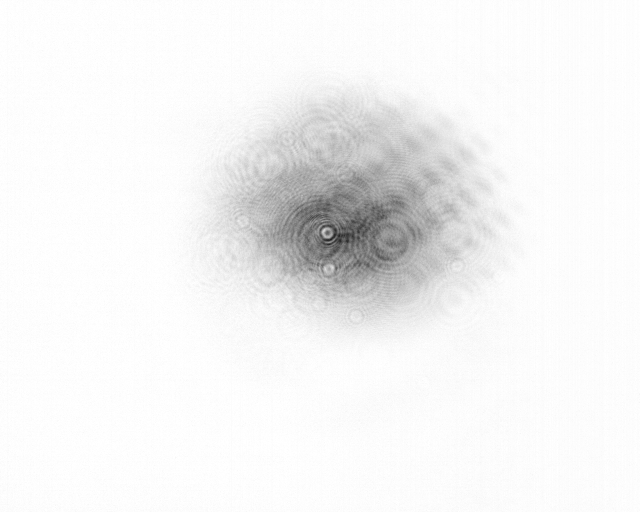
#> input picture HeNe/Gaussian/Divergence/20inch.bmp, 1280 x 1024 px (shown at 1/2 size)
$ jupyter execute ImageAnalysis.ipynb
#> lines starting #> are read from the running program, lines starting #| are printed output that depends on the picture; long printed decimals are rounded
[cell 1]
import numpy as np
import matplotlib.pyplot as plt
from matplotlib.image import imread
from scipy.ndimage import gaussian_filter
import scipy

cx, cy = 720, 430

#  'Gaussian/Divergence/0inch.bmp'
#  'Gaussian/M2 Polarized States/2.bmp'
#   'Width/0.bmp'

# Load the grayscale image
image = imread("Gaussian/Divergence/20inch.bmp")
#> image is the input picture: shape (1024, 1280); min 18, max 255, mean 242.6

inverted_image = 255 - image
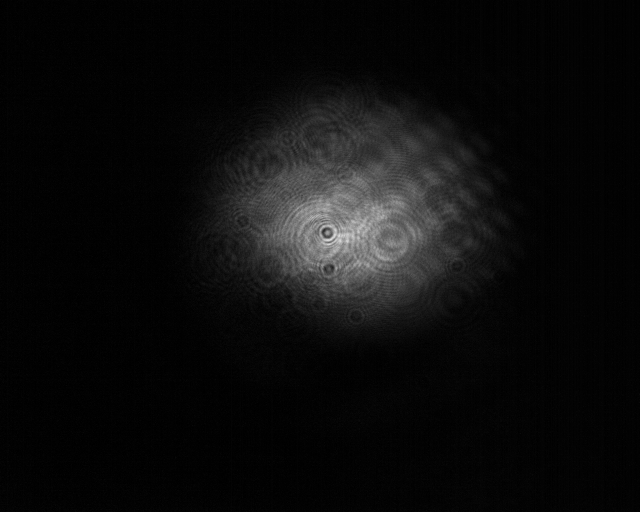
#> inverted_image: shape (1024, 1280) (shown at 1/2 size); min 0, max 237, mean 12.4


if cx == 0 and cy == 0:  # incase I want to maually set cross section
    # Find the maximum point of the beam
    cy, cx = np.unravel_index(np.argmax(inverted_image), inverted_image.shape)

noise_std = np.std(inverted_image[0:50, 0:50])  # top left tiny rectangle
#> noise_std = 2
print(noise_std)
#| 1.996

# Apply a Gaussian filter to smooth the image and reduce noise
inverted_image = gaussian_filter(
    inverted_image, sigma=2 * noise_std
)  # Adjust sigma as needed


# Extract horizontal and vertical cross-sections through the beam center
cross_section_x = inverted_image[cy, :]  # Horizontal slice at y = cy
#> cross_section_x = 1280 values, max 152 at index 759, min 0 at index 72, mean 39.66
cross_section_y = inverted_image[:, cx]  # Vertical slice at x = cx
#> cross_section_y = 1024 values, max 169 at index 454, min 1 at index 0, mean 39.72

# Plot the original and inverted images with cross-section lines
plt.figure(figsize=(12, 6))

plt.subplot(1, 2, 1)
plt.imshow(inverted_image, cmap="gray")
plt.title("Inverted Beam Profile")

# Draw horizontal and vertical lines
plt.axhline(y=cy, color="r", linestyle="--", label="Horizontal Cross-Section")
plt.axvline(x=cx, color="g", linestyle="--", label="Vertical Cross-Section")
plt.xlabel("X Pixels")
plt.ylabel("Y Pixels")
plt.legend()


plt.tight_layout()
# plt.savefig("Gaussian1.png")
plt.show()
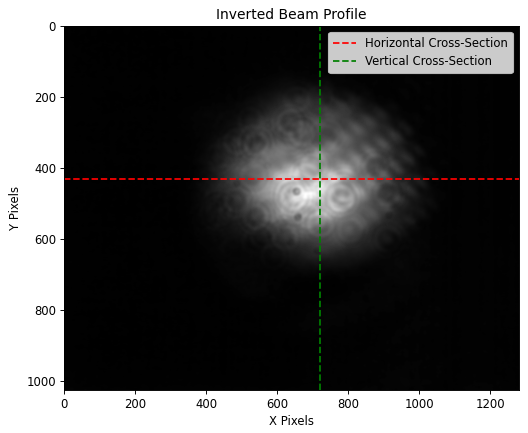
#> figure drawn by matplotlib, 1 panel

[cell 2]
from scipy.optimize import curve_fit


# Define Gaussian function
def gaussian(x, I0, x0, w, background):
    return I0 * np.exp(-2 * (x - x0) ** 2 / w**2) + background


def gaussian_fitting(y, center_guess=800):
    # Fit a Gaussian to the horizontal cross-section

#> called with y = array of shape (1280,), center_guess = 800
    x = np.arange(len(y))
#> x = 1280 values from 0 to 1279

    popt, pcov = curve_fit(
        gaussian, x, y, p0=[np.max(y), center_guess, 50, 2], sigma=noise_std
    )
#> popt = [146.1, 695, 279.3, -0.31]; pcov = [[0.29, -9.02e-06, -0.173, -0.0545], [-9.02e-06, 0.306, -3.42e-05, 1.27e-05], [-0.173, -3.42e-05, 1.79, -0.208], [-0.0545, 1.27e-05, -0.208, 0.0771]]

    uncertainty = np.sqrt(np.diag(pcov))
#> uncertainty = [0.538, 0.553, 1.34, 0.278]
    dof = len(x) - len(popt)
#> dof = 1276

    chisq = np.sum(((y - gaussian(x, *popt)) / noise_std) ** 2) / dof
#> chisq = 10.4
    cdf = scipy.special.chdtrc(dof, chisq)
#> cdf = 1

    residuals = y - gaussian(x, *popt)
#> residuals = 1280 values, max 21.97 at index 764, min -23.62 at index 677, mean 3.76e-07

    # Create figure with two subplots: main plot and residuals plot
    fig, ax = plt.subplots(2, 1, figsize=(6, 8), gridspec_kw={"height_ratios": [3, 1]})

    # Main plot with data and fit
    ax[0].plot(x, y, "b-", label="Data")
    ax[0].plot(x, gaussian(x, *popt), "r--", label="Gaussian Fit")
    ax[0].set_xlabel("Position (pixels)")
    ax[0].set_ylabel("Intensity (0-255 bitmap)")
    ax[0].legend()

    fit_info_text = (
        f"$\chi^2 = {chisq:.2f}$\n"
        f"Intensity = {popt[0]:.2f} ± {uncertainty[0]:.2f}\n"
        f"Mean = {popt[1]:.2f} ± {uncertainty[1]:.2f} px\n"
        f"Sigma = {popt[2]:.2f} ± {uncertainty[2]:.2f} px\n"
        f"Background = {popt[3]:.2f} ± {uncertainty[3]:.2f}"
    )

    # Annotate on the plot
    ax[0].text(
        0.05, 0.95, fit_info_text, transform=ax[0].transAxes, verticalalignment="top"
    )

    # Residuals plot
    ax[1].plot(x, residuals, "b-", label="Residuals")
    ax[1].axhline(0, color="gray", linestyle="--")  # Horizontal line at 0
    ax[1].set_xlabel("Position (pixels)")
    ax[1].set_ylabel("Residuals")

    # Show the plot
    plt.tight_layout()
    # plt.savefig("Gaussian3.png")
    plt.show()
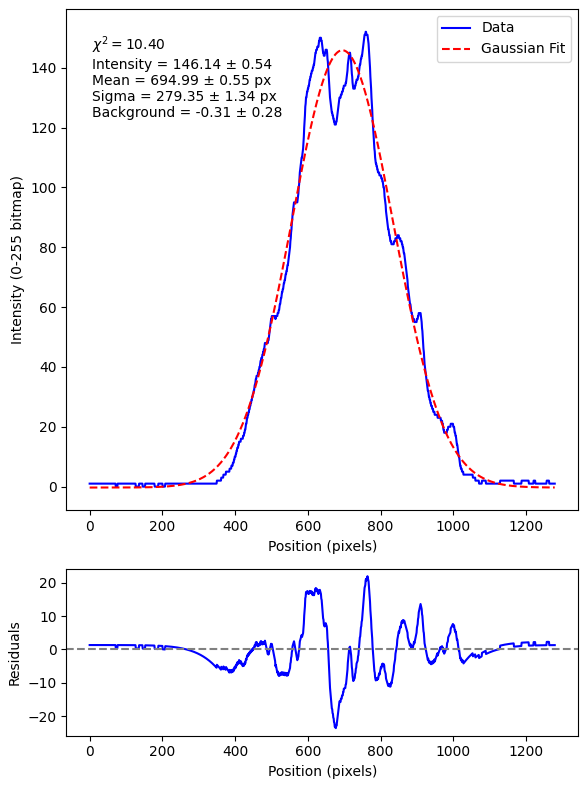
#> figure drawn by matplotlib, 2 panels; panel 1: curve peaks at x = 759, y = 152; panel 1: curve peaks at x = 695, y = 145.8; panel 2: curve peaks at x = 764, y = 21.97

    print(
        f"Fitted parameters:\n I0={popt[0]} +- {uncertainty[0]} \n x0={popt[1]} +- {uncertainty[1]}"
    )
#| Fitted parameters:
#|  I0=146.137 +- 0.5382
#|  x0=694.987 +- 0.553
    print(f" w={popt[2]} +- {uncertainty[0]} \n bg={popt[3]} +- {uncertainty[3]}")
#|  w=279.346 +- 0.5382
#|  bg=-0.3102 +- 0.2776

[cell 3]
gaussian_fitting(cross_section_x, center_guess=800)

[cell 4]
gaussian_fitting(cross_section_y, center_guess=500)
#> call 2 of gaussian_fitting, with y = array of shape (1024,), center_guess = 500
#> in gaussian_fitting (call 2), `x = np.arange(len(y))`: x = 1024 values from 0 to 1023
#> in gaussian_fitting (call 2), `popt, pcov = curve_fit( gaussian, x, y, p0=[np.max(y), center_guess, 5..`: popt = [143.5, 451.6, 211.9, 2.5]; pcov = [[0.764, 1.19e-05, -0.392, -0.129], [1.19e-05, 0.488, 3.48e-05, -1.68e-05], [-0.392, 3.48e-05, 2.75, -0.381], [-0.129, -1.68e-05, -0.381, 0.183]]
#> in gaussian_fitting (call 2), `uncertainty = np.sqrt(np.diag(pcov))`: uncertainty = [0.874, 0.699, 1.66, 0.427]
#> in gaussian_fitting (call 2), `dof = len(x) - len(popt)`: dof = 1020
#> in gaussian_fitting (call 2), `chisq = np.sum(((y - gaussian(x, *popt)) / noise_std) ** 2) / dof`: chisq = 21.11
#> in gaussian_fitting (call 2), `residuals = y - gaussian(x, *popt)`: residuals = 1024 values, max 25.31 at index 526, min -24.33 at index 406, mean 3.14e-08
#> in gaussian_fitting (call 2), `plt.show()`:
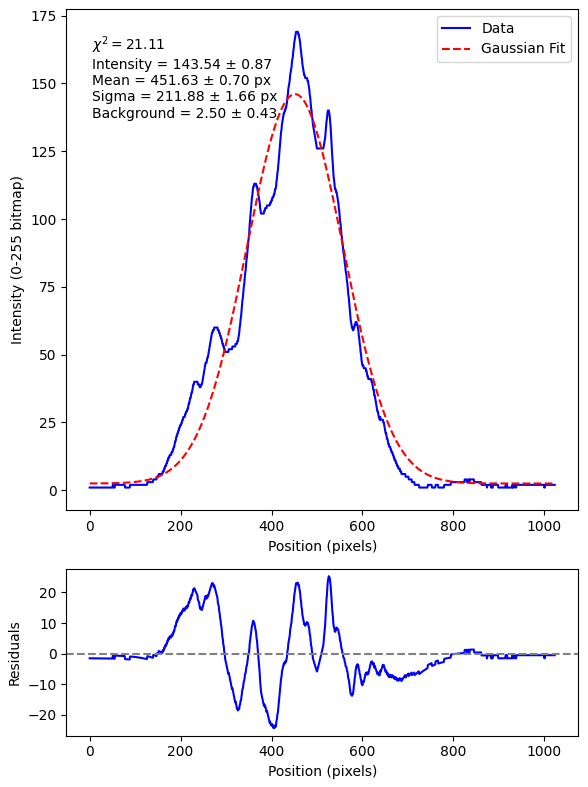
#> figure drawn by matplotlib, 2 panels; panel 1: curve peaks at x = 454, y = 169; panel 1: curve peaks at x = 452, y = 146; panel 2: curve peaks at x = 526, y = 25.31
#| Fitted parameters:
#|  I0=143.544 +- 0.8738
#|  x0=451.631 +- 0.6987
#|  w=211.881 +- 0.8738
#|  bg=2.498 +- 0.4273

$ run again, with HeNe/Gaussian/Divergence/0inch.bmp copied over HeNe/Gaussian/Divergence/20inch.bmp
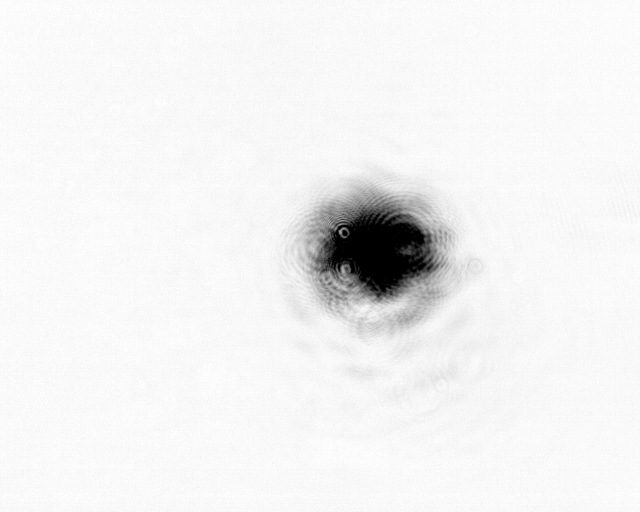
#> input picture HeNe/Gaussian/Divergence/0inch.bmp, 1280 x 1024 px (shown at 1/2 size)
#> image is the input picture: shape (1024, 1280); min 0, max 255, mean 241
#> `inverted_image = 255 - image`:
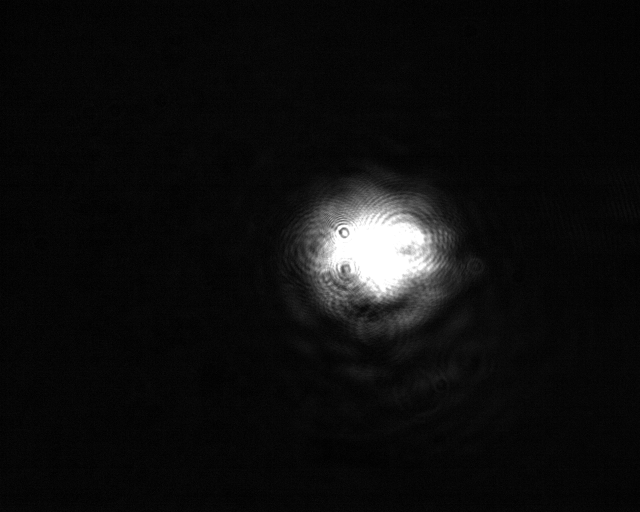
#> inverted_image: shape (1024, 1280) (shown at 1/2 size); min 0, max 255, mean 14
#> noise_std = 3.2
#| 3.204
#> cross_section_x = 1280 values, max 211 at index 747, min 4 at index 0, mean 32.77
#> cross_section_y = 1024 values, max 254 at index 471, min 3 at index 903, mean 50.46
#> x = 1280 values from 0 to 1279
#> popt = [203.4, 746.2, 139.9, 4.92]; pcov = [[0.259, 8.98e-09, -0.0982, -0.016], [8.98e-09, 0.0391, -6.27e-09, 6.7e-11], [-0.0982, -6.27e-09, 0.178, -0.0219], [-0.016, 6.7e-11, -0.0219, 0.0226]]
#> uncertainty = [0.509, 0.198, 0.422, 0.15]
#> dof = 1276
#> chisq = 2
#> cdf = 1
#> residuals = 1280 values, max 18.72 at index 647, min -16.5 at index 702, mean 2.07e-08
#| Fitted parameters:
#|  I0=203.431 +- 0.5093
#|  x0=746.208 +- 0.1977
#|  w=139.857 +- 0.5093
#|  bg=4.917 +- 0.1502
#> x = 1024 values from 0 to 1023
#> popt = [272.2, 495.1, 134.3, 5.71]; pcov = [[1.25, 2.13e-08, -0.32, -0.0995], [2.13e-08, 0.0959, -1.03e-08, -2e-10], [-0.32, -1.03e-08, 0.452, -0.0982], [-0.0995, -2e-10, -0.0982, 0.141]]
#> uncertainty = [1.12, 0.31, 0.673, 0.375]
#> dof = 1020
#> chisq = 9.14
#> residuals = 1024 values, max 30.08 at index 554, min -33.5 at index 616, mean 1.73e-07
#> in gaussian_fitting (call 2), `plt.show()`:
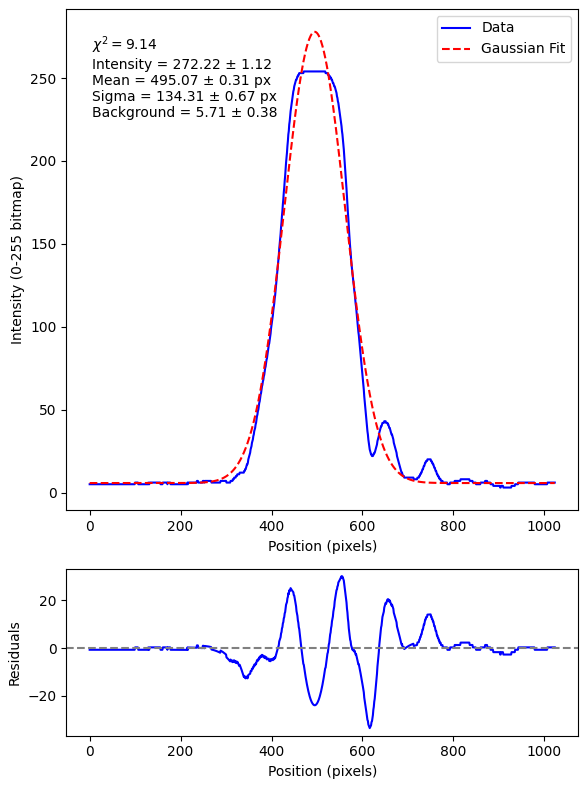
#> figure drawn by matplotlib, 2 panels; panel 1: curve peaks at x = 471, y = 254; panel 1: curve peaks at x = 495, y = 277.9; panel 2: curve peaks at x = 554, y = 30.08
#| Fitted parameters:
#|  I0=272.217 +- 1.119
#|  x0=495.067 +- 0.3098
#|  w=134.309 +- 1.119
#|  bg=5.706 +- 0.3751

$ run again, with HeNe/Changes in Width/2.bmp copied over HeNe/Gaussian/Divergence/20inch.bmp
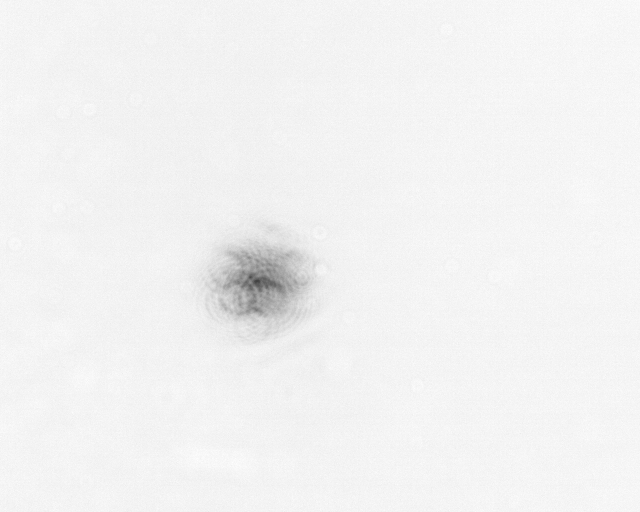
#> input picture HeNe/Changes in Width/2.bmp, 1280 x 1024 px (shown at 1/2 size)
#> image is the input picture: shape (1024, 1280); min 60, max 255, mean 241.8
#> `inverted_image = 255 - image`:
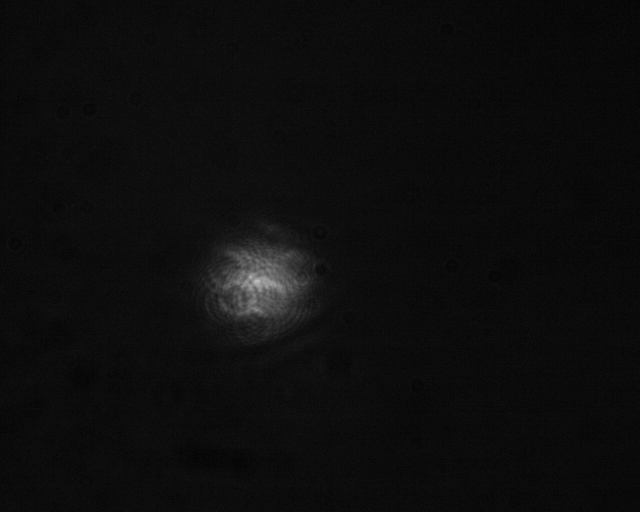
#> inverted_image: shape (1024, 1280) (shown at 1/2 size); min 0, max 195, mean 13.2
#> noise_std = 3.72
#| 3.718
#> cross_section_x = 1280 values, max 18 at index 505, min 8 at index 1146, mean 11.56
#> cross_section_y = 1024 values, max 12 at index 354, min 10 at index 168, mean 11.24
#> x = 1280 values from 0 to 1279
#> popt = [-4.59, 1140.6, 455.3, 13.06]; pcov = [[0.0115, -0.0616, 0.139, -0.00323], [-0.0616, 135.5, 203.7, 0.0993], [0.139, 203.7, 562.9, 0.682], [-0.00323, 0.0993, 0.682, 0.00405]]
#> uncertainty = [0.107, 11.64, 23.73, 0.0636]
#> dof = 1276
#> chisq = 0.155
#> cdf = 1
#> residuals = 1280 values, max 5.07 at index 532, min -3.06 at index 50, mean -1.67e-08
#| Fitted parameters:
#|  I0=-4.594 +- 0.1074
#|  x0=1140.598 +- 11.640
#|  w=455.285 +- 0.1074
#|  bg=13.058 +- 0.06362
#> x = 1024 values from 0 to 1023
#> popt = [0.96, 447, -11.55, 11.22]; pcov = [[0.0494, 2.26e-07, 0.391, -0.000239], [2.26e-07, 2.38, 2.65e-06, -8.75e-11], [0.391, 2.65e-06, 9.62, 0.00577], [-0.000239, -8.75e-11, 0.00577, 0.000339]]
#> uncertainty = [0.222, 1.54, 3.1, 0.0184]
#> dof = 1020
#> chisq = 0.0243
#> residuals = 1024 values, max 0.778 at index 354, min -1.22 at index 476, mean 7.79e-08
#> in gaussian_fitting (call 2), `plt.show()`:
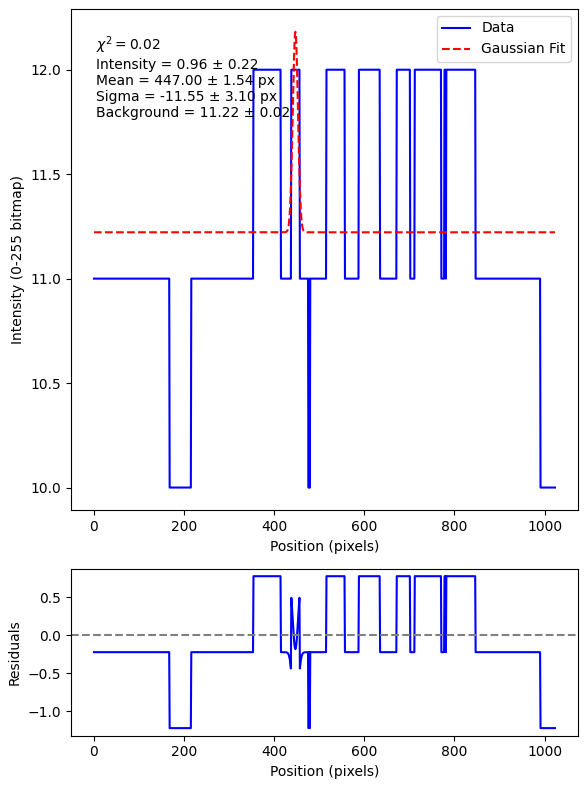
#> figure drawn by matplotlib, 2 panels; panel 1: curve peaks at x = 354, y = 12; panel 1: curve peaks at x = 447, y = 12.18; panel 2: curve peaks at x = 354, y = 0.778
#| Fitted parameters:
#|  I0=0.9598 +- 0.2223
#|  x0=447.000 +- 1.543
#|  w=-11.550 +- 0.2223
#|  bg=11.222 +- 0.0184

$ run again, with HeNe/Changes in Width/0.bmp copied over HeNe/Gaussian/Divergence/20inch.bmp
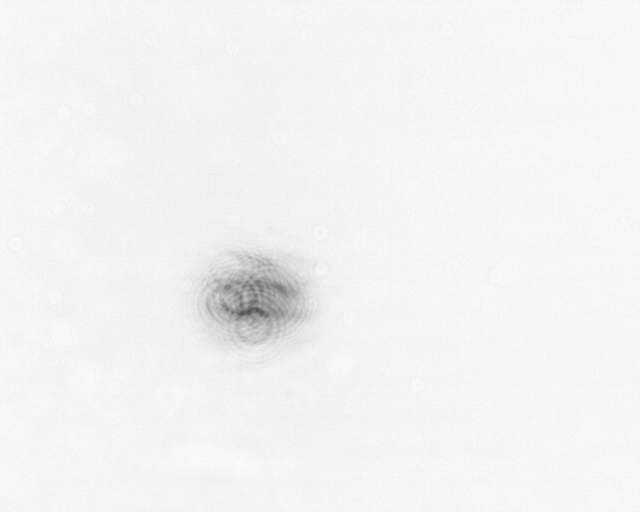
#> input picture HeNe/Changes in Width/0.bmp, 1280 x 1024 px (shown at 1/2 size)
#> image is the input picture: shape (1024, 1280); min 69, max 255, mean 242.4
#> `inverted_image = 255 - image`:
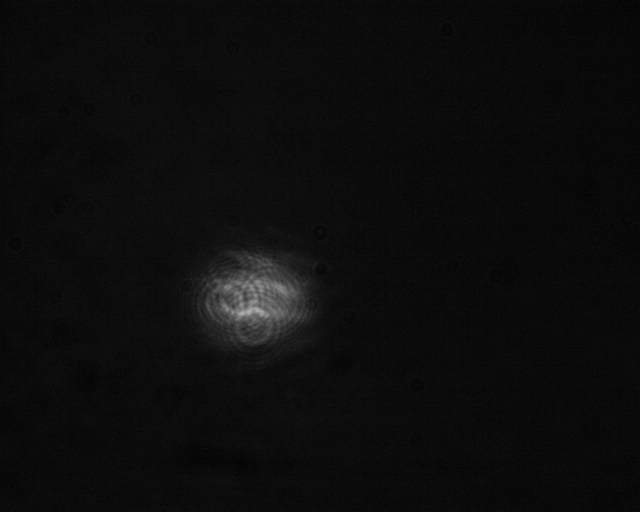
#> inverted_image: shape (1024, 1280) (shown at 1/2 size); min 0, max 186, mean 12.6
#> noise_std = 3.65
#| 3.650
#> cross_section_x = 1280 values, max 13 at index 297, min 7 at index 1245, mean 10.4
#> cross_section_y = 1024 values, max 12 at index 752, min 9 at index 11, mean 10.17
#> x = 1280 values from 0 to 1279
#> popt = [-3.69, 1181.7, 564.6, 11.7]; pcov = [[0.00703, -0.657, -0.945, -0.00241], [-0.657, 318.2, 473, 0.23], [-0.945, 473, 984.4, 0.844], [-0.00241, 0.23, 0.844, 0.00259]]
#> uncertainty = [0.0838, 17.84, 31.38, 0.0509]
#> dof = 1276
#> chisq = 0.0793
#> cdf = 1
#> residuals = 1280 values, max 1.62 at index 558, min -2.7 at index 0, mean -6.29e-09
#| Fitted parameters:
#|  I0=-3.687 +- 0.08385
#|  x0=1181.693 +- 17.838
#|  w=564.609 +- 0.08385
#|  bg=11.697 +- 0.05086
#> x = 1024 values from 0 to 1023
#> popt = [-1.24, 485.2, 26.36, 10.21]; pcov = [[0.0212, -7.64e-08, 0.292, -0.000243], [-7.64e-08, 3.2, -1.65e-06, -2.79e-11], [0.292, -1.65e-06, 13.1, 0.0104], [-0.000243, -2.79e-11, 0.0104, 0.000344]]
#> uncertainty = [0.146, 1.79, 3.62, 0.0185]
#> dof = 1020
#> chisq = 0.0246
#> residuals = 1024 values, max 1.79 at index 752, min -1.21 at index 11, mean 8.22e-07
#> in gaussian_fitting (call 2), `plt.show()`:
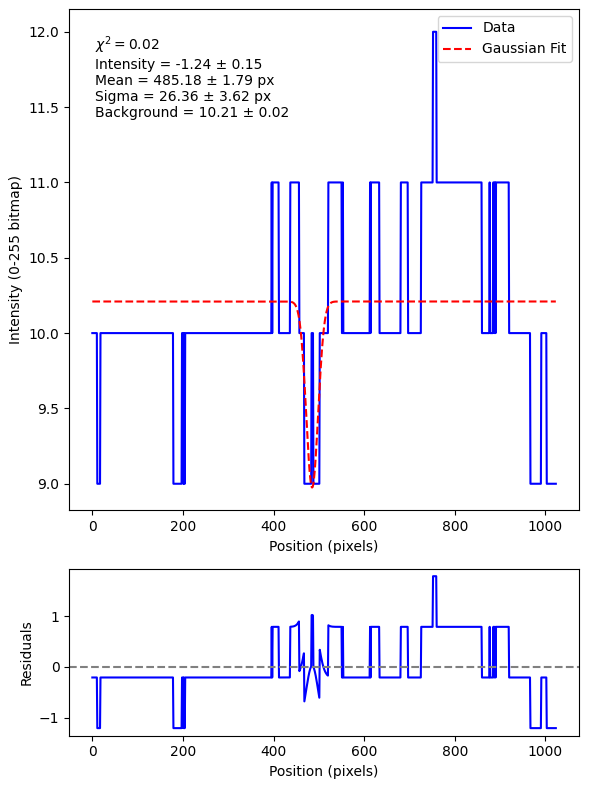
#> figure drawn by matplotlib, 2 panels; panel 1: curve peaks at x = 752, y = 12; panel 1: curve peaks at x = 0, y = 10.21; panel 2: curve peaks at x = 752, y = 1.79
#| Fitted parameters:
#|  I0=-1.235 +- 0.1457
#|  x0=485.178 +- 1.788
#|  w=26.357 +- 0.1457
#|  bg=10.210 +- 0.01854
